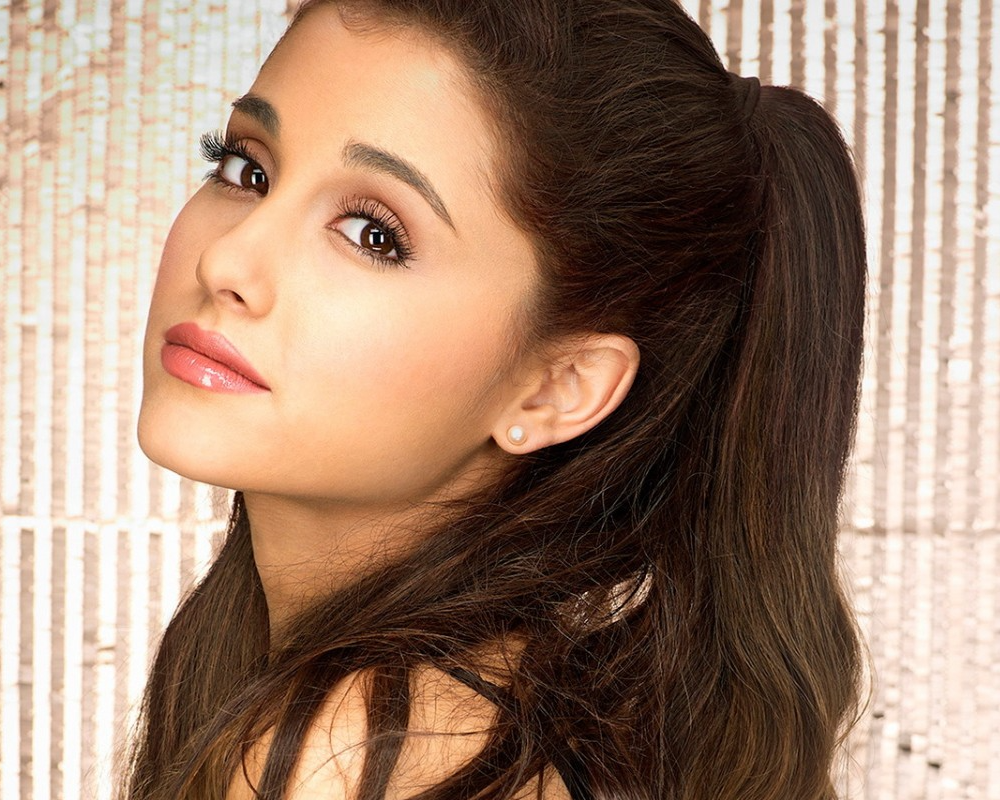
#> input picture Ari_1000_800.tiff, 1000 x 800 px
$ python task2.py
#> lines starting #> are read from the running program, lines starting #| are printed output that depends on the picture
import matplotlib.pyplot as plt
import matplotlib.image as mpimg
import numpy as np
import copy as cp
from PIL import Image

img=mpimg.imread('Ari_1000_800.tiff')
#> img is the input picture: shape (800, 1000, 4); mean R, G, B, A 159, 130.4, 111.1, 255
[r,g,b] = [img[:,:,i] for i in range(3)]


fig = plt.figure(1)
ax1 = fig.add_subplot(2,2,1)
ax2 = fig.add_subplot(2,2,2)
ax3 = fig.add_subplot(2,2,3)
ax4 = fig.add_subplot(2,2,4)
ax1.imshow(img)
ax2.imshow(r, cmap = 'Reds')
ax3.imshow(g, cmap = 'Greens')
ax4.imshow(b, cmap = 'Blues')
plt.show()


#calculate svd using np.linalg.svd
#SVD for red color
u_r,s_r,v_r = np.linalg.svd(r)
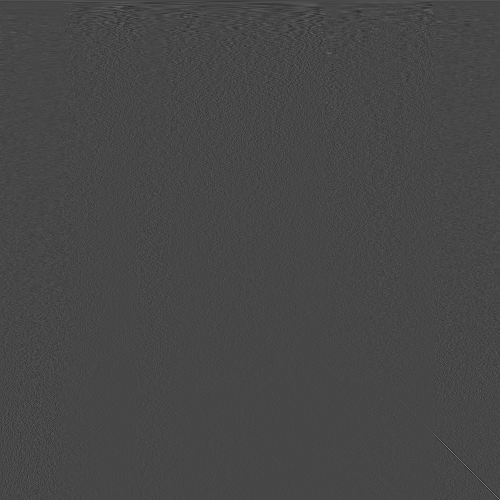
#> v_r: shape (1000, 1000) float64 (shown at 1/2 size); min -0.257, max 0.666, mean 4.65e-05; drawn with min black and max white
#> s_r = 800 values, max 156331.4 at index 0, min 3.72 at index 799, mean 643

#create empty square matrix
sigma_red = np.zeros((len(r),len(np.transpose(r))))
#> sigma_red: shape (800, 1000) float64; every value is 0

#for loop input sigma
for i in range(len(s_r)):
    sigma_red[i][i] = s_r[i]
#> sigma_red: shape (800, 1000) float64; min 0, max 156331.4, mean 0.6


#svd for green color
u_g,s_g,v_g = np.linalg.svd(g)
#> s_g = 800 values, max 133013.2 at index 0, min 3.82 at index 799, mean 606.9

sigma_green = np.zeros((len(g),len(np.transpose(g))))

for i in range(len(s_g)):
    sigma_green[i][i] = s_g[i]
#> sigma_green: shape (800, 1000) float64; min 0, max 133013.2, mean 0.6

#svd for blue color
u_b,s_b,v_b = np.linalg.svd(b)
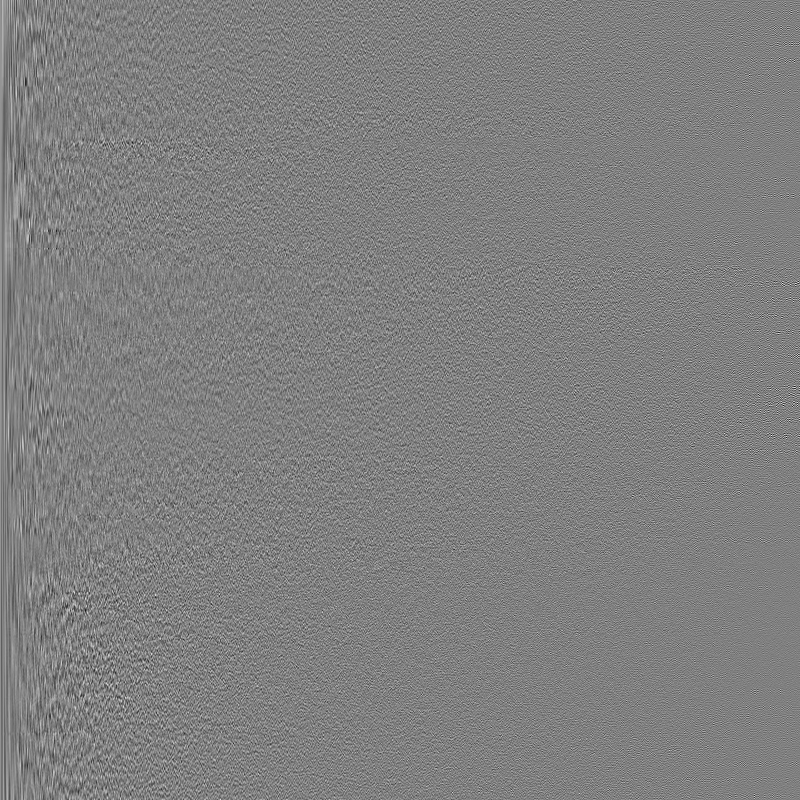
#> u_b: shape (800, 800) float64; min -0.235, max 0.233, mean 4.39e-05; drawn with min black and max white
#> s_b = 800 values, max 117116.6 at index 0, min 3.83 at index 799, mean 574.1

sigma_blue = np.zeros((len(b),len(np.transpose(b))))

for i in range(len(s_b)):
    sigma_blue[i][i] = s_b[i]
#> sigma_blue: shape (800, 1000) float64; min 0, max 117116.6, mean 0.6

#LOWER RESOLUTIONS
sigma_red_low = cp.copy(sigma_red)
sigma_green_low = cp.copy(sigma_green)
sigma_blue_low = cp.copy(sigma_blue)

for j in range(30,len(sigma_red_low)):
    sigma_red_low[j][j] = 0
#> sigma_red_low: shape (800, 1000) float64; min 0, max 156331.4, mean 0.4

for j in range(30,len(sigma_green_low)):
    sigma_green_low[j][j] = 0
#> sigma_green_low: shape (800, 1000) float64; min 0, max 133013.2, mean 0.4

for j in range(30,len(sigma_blue_low)):
    sigma_blue_low[j][j] = 0
#> sigma_blue_low: shape (800, 1000) float64; min 0, max 117116.6, mean 0.3

red_low = np.matrix(u_r) * np.matrix(sigma_red_low) * np.matrix(v_r)
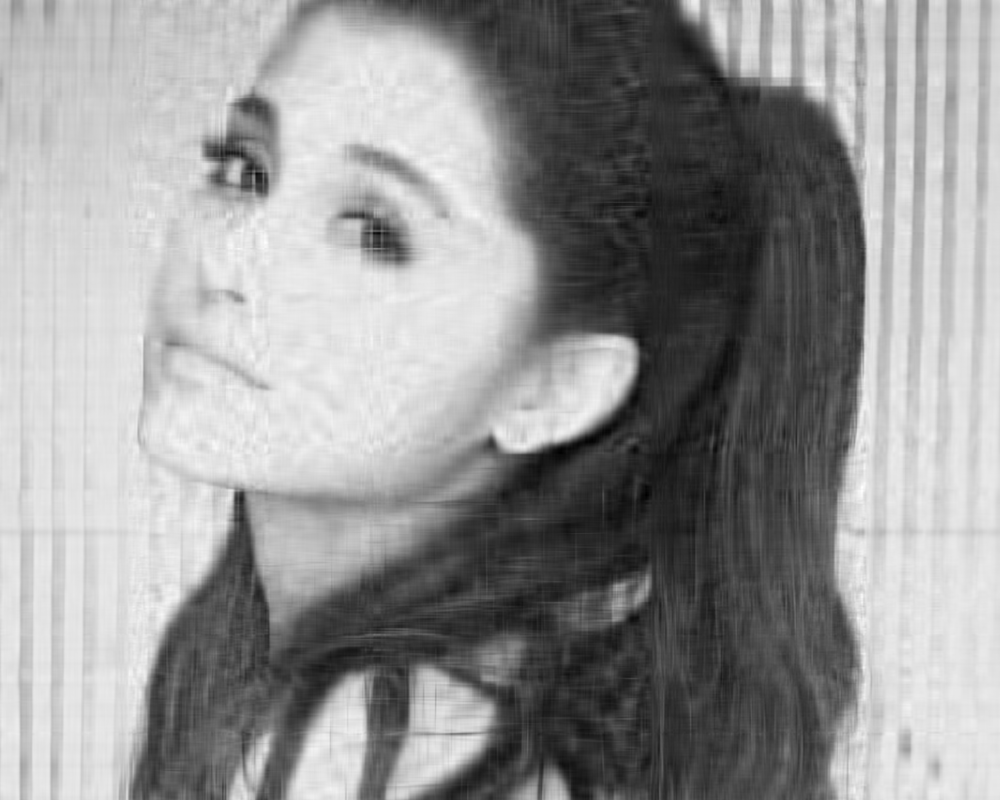
#> red_low: shape (800, 1000) float64; min -15.6, max 282.9, mean 159; drawn with min black and max white
green_low = np.matrix(u_g) * np.matrix(sigma_green_low) * np.matrix(v_g)
blue_low = np.matrix(u_b) * np.matrix(sigma_blue_low) * np.matrix(v_b)
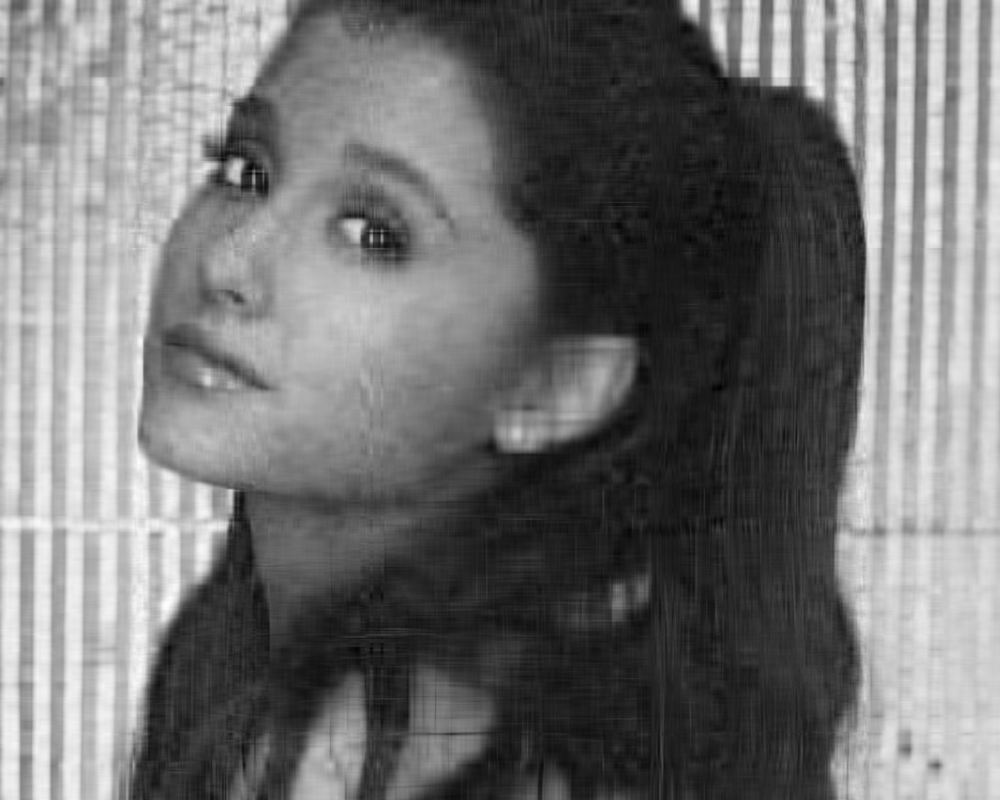
#> blue_low: shape (800, 1000) float64; min -21.85, max 275.3, mean 111.1; drawn with min black and max white

#combine rgb back to single matrix
red_low = np.array(red_low)
green_low = np.array(green_low)
blue_low = np.array(blue_low)

rgb_low = np.dstack((red_low,green_low,blue_low))
rgb_low = np.uint8(rgb_low)
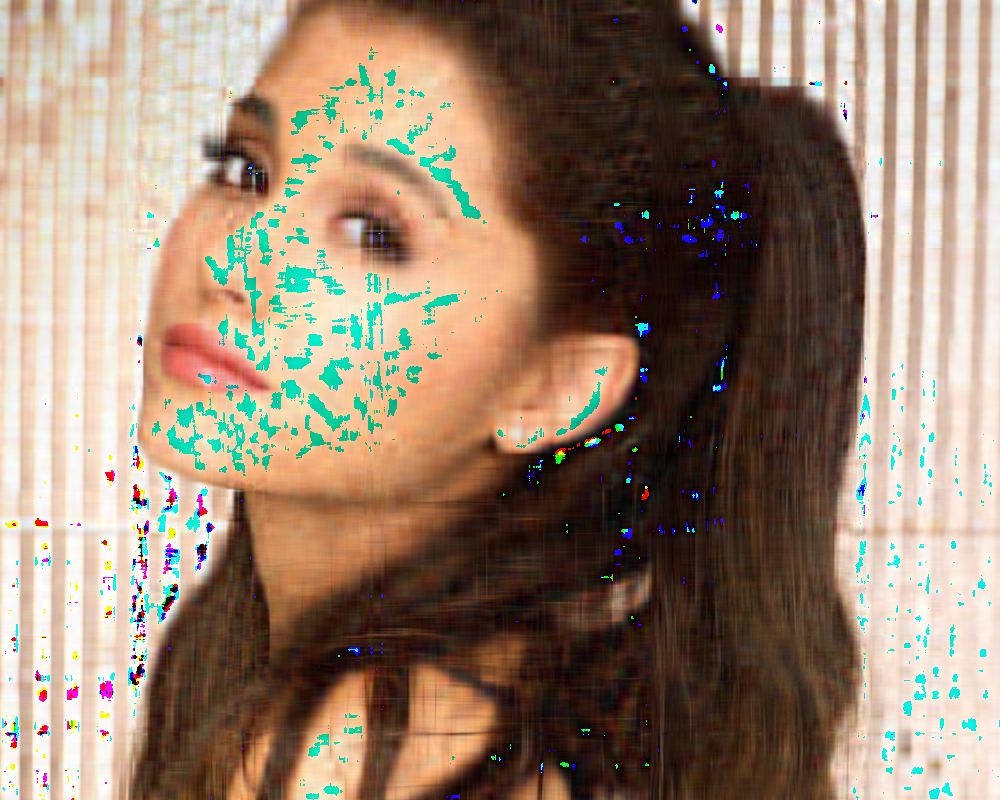
#> rgb_low: shape (800, 1000, 3); mean of channels 0, 1, 2 151.2, 129.3, 110.5; drawn as R, G, B

fig = plt.figure(1)
ax1 = fig.add_subplot(2,2,1)
ax2 = fig.add_subplot(2,2,2)
ax3 = fig.add_subplot(2,2,3)
ax4 = fig.add_subplot(2,2,4)
ax1.imshow(rgb_low)
ax2.imshow(red_low, cmap = 'Reds')
ax3.imshow(green_low, cmap = 'Greens')
ax4.imshow(blue_low, cmap = 'Blues')
plt.savefig("figure_low.png")
plt.show()

print("Compression - Lower Resolution: ")
fig_low = plt.figure(1)
plot_low = fig_low.add_subplot(1,1,1)
plot_low.imshow(rgb_low)
plt.show()


#BETTER RESOLUTIONS
sigma_red_better = cp.copy(sigma_red)
sigma_green_better = cp.copy(sigma_green)
sigma_blue_better = cp.copy(sigma_blue)

for j in range(200,len(sigma_red_better)):
    sigma_red_better[j][j] = 0
#> sigma_red_better: shape (800, 1000) float64; min 0, max 156331.4, mean 0.6

for j in range(200,len(sigma_green_better)):
    sigma_green_better[j][j] = 0
#> sigma_green_better: shape (800, 1000) float64; min 0, max 133013.2, mean 0.5

for j in range(30,len(sigma_blue_better)):
    sigma_blue_better[j][j] = 0

red_better = np.matrix(u_r) * np.matrix(sigma_red_better) * np.matrix(v_r)
green_better = np.matrix(u_g) * np.matrix(sigma_green_better) * np.matrix(v_g)
blue_better = np.matrix(u_b) * np.matrix(sigma_blue_better) * np.matrix(v_b)

#combine rgb back to single matrix
red_better = np.array(red_better)
green_better = np.array(green_better)
blue_better = np.array(blue_better)

rgb_better = np.dstack((red_better,green_better,blue_better))
rgb_better = np.uint8(rgb_better)
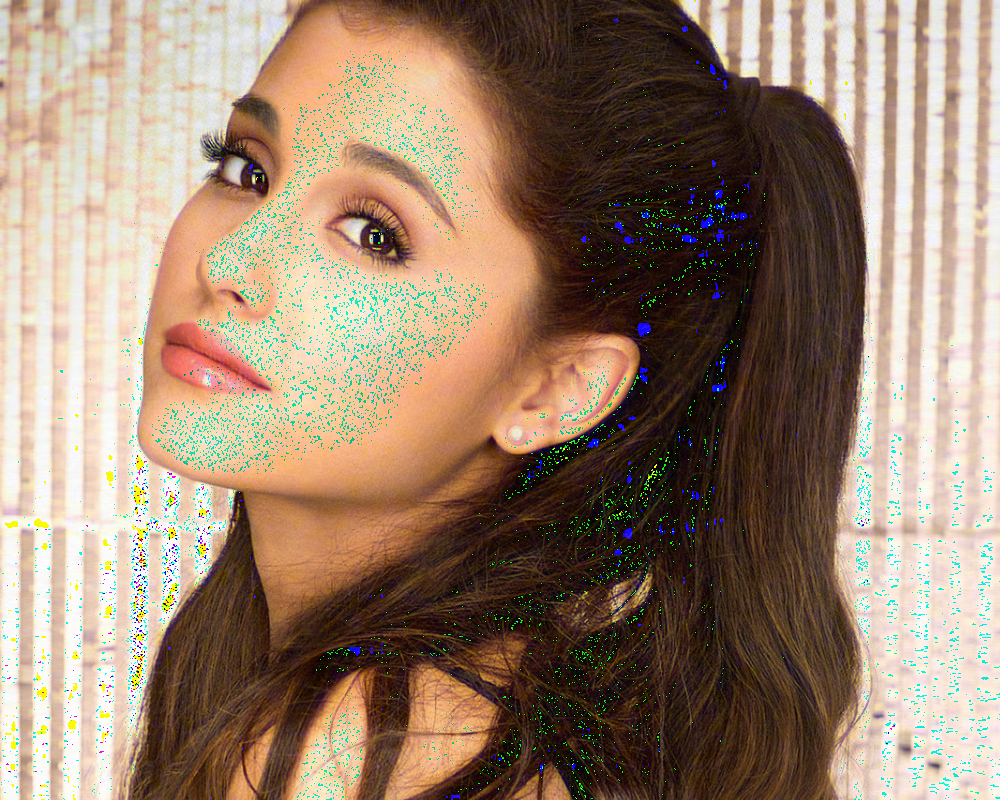
#> rgb_better: shape (800, 1000, 3); mean of channels 0, 1, 2 153.8, 130.4, 110.5; drawn as R, G, B

fig = plt.figure(1)
ax1 = fig.add_subplot(2,2,1)
ax2 = fig.add_subplot(2,2,2)
ax3 = fig.add_subplot(2,2,3)
ax4 = fig.add_subplot(2,2,4)
ax1.imshow(rgb_better)
ax2.imshow(red_better, cmap = 'Reds')
ax3.imshow(green_better, cmap = 'Greens')
ax4.imshow(blue_better, cmap = 'Blues')
plt.savefig("figure_better.png")
plt.show()

print("Compression - Higher Resolution: ")
fig_high = plt.figure(1)
plot_high = fig_high.add_subplot(1,1,1)
plot_high.imshow(rgb_better)
plt.show()

saveimg = Image.fromarray(rgb_low,'RGB')
saveimg.save('ariana_low.jpg')
saveimg = Image.fromarray(rgb_better,'RGB')
saveimg.save('ariana_better.jpg')
